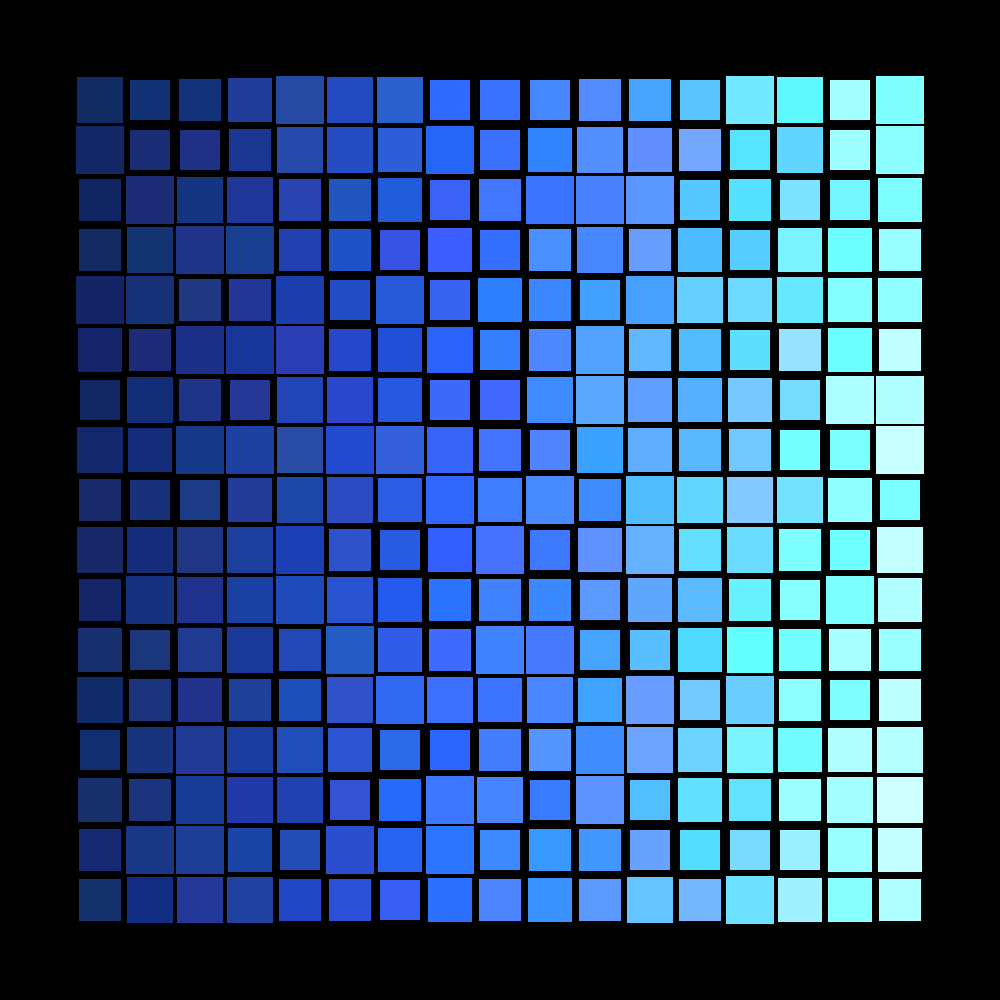
Frame 1 (no input)
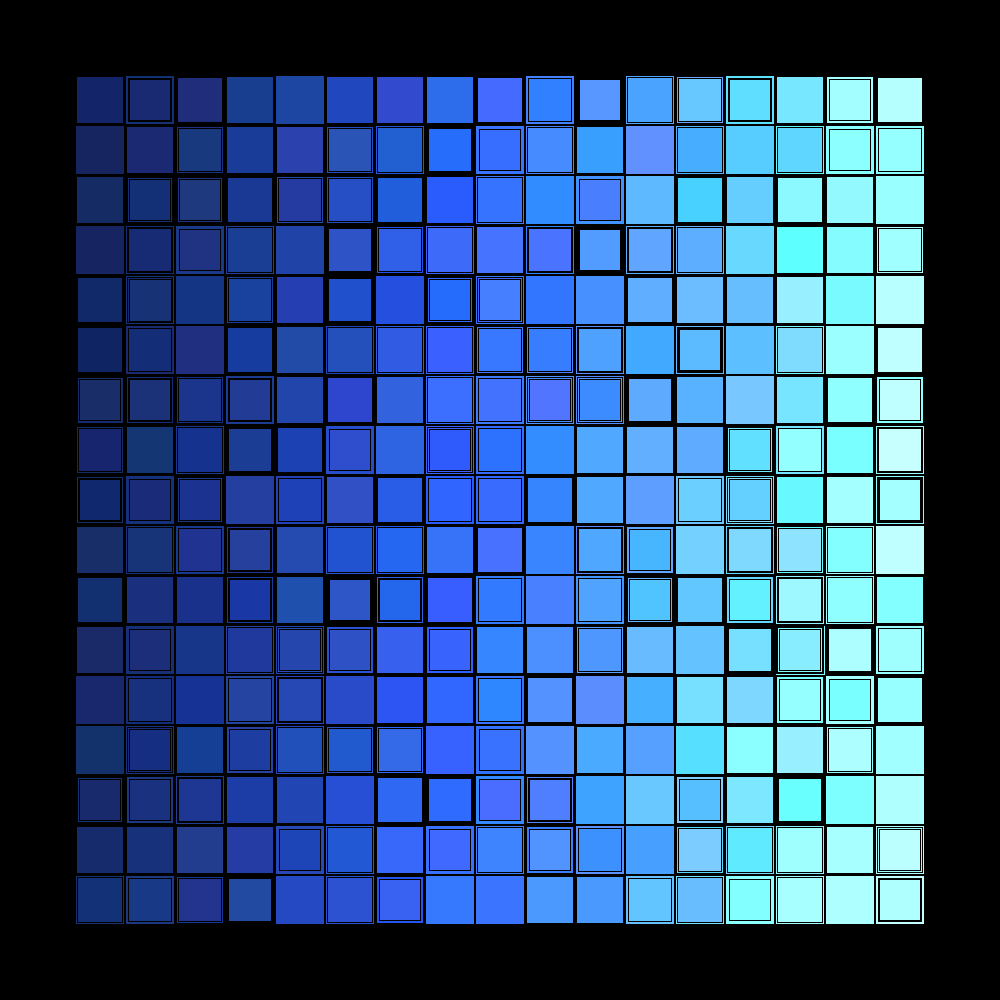
Frame 60 (the mouse pressed at the canvas centre just before this capture)
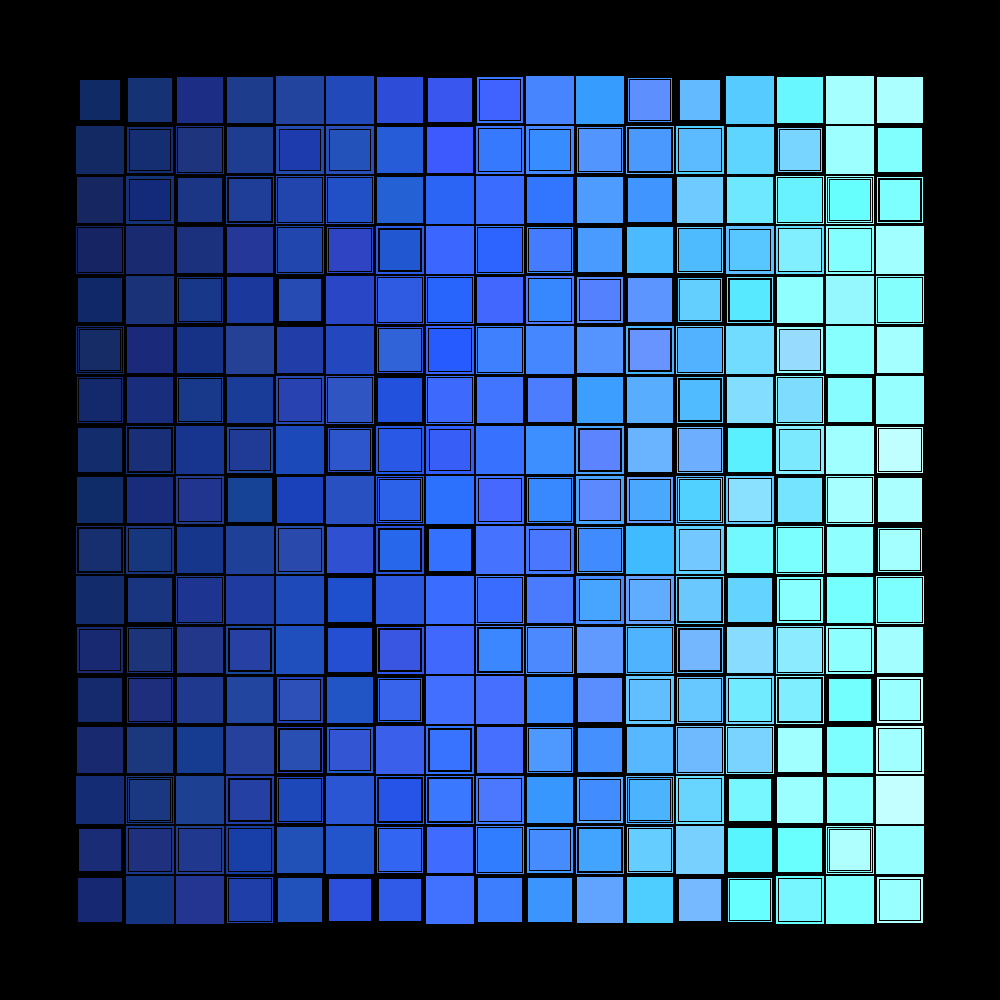
Frame 120 (the mouse held since frame 60 and released just before this capture)

The Processing sketch that drew these frames (run headless with seeded random() and noise(); from frame 60 on, the mouse is pressed at the canvas centre):

// Processing sketch: FirkantKunst
// ── FirkantKunst.pde
void setup(){
  size(1000,1000);
  background(0);
  rectMode(CENTER);
  frameRate(45); 
} 
void draw(){
  clear();
  float Dark = 1;
  for (int boxX = 100; boxX <=900; boxX += 50){
    for (int boxY = 100; boxY <=900; boxY += 50){
      Dark *= 1.0075;
  float randomSize = random(40, 50), r = 20, g = 40, b = 100;
      r += random(-5, 5);
      g += random(-5, 5);
      b += random(-5, 5);
  fill((r * Dark), (g * Dark) , (b * Dark ));
  rect(boxX, boxY, randomSize, randomSize); 
   } 
 } 
}
